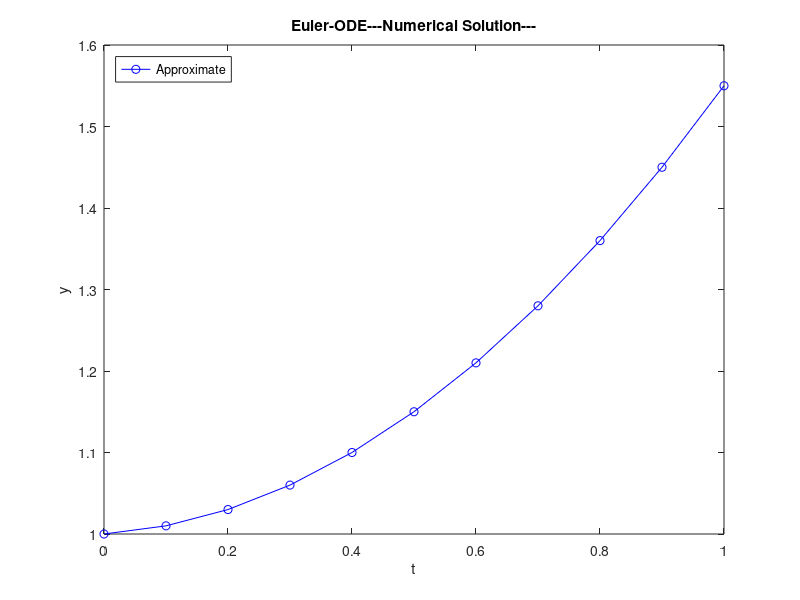

MATLAB code to generate this figure:
% Implicit Euler módszer a differenciálegyenletek megoldására
% bemenetek:
%   f: A differenciálegyenlet jobb oldali oldala, egy függvénytábla
%   tspan: Az időintervallum, ahol a megoldást keresjük, [t0, tf]
%   y0: Az kezdeti érték
%   N: A lépésszám
% kimenetek:
%   t: Az időpontok vektora, ahol a megoldás értékeit számítjuk ki
%   y: A megoldás vektora az időponthoz tartozó értékeken
% Az időpontok kiszámítása
N=10;
t0 = 0; % kezdő időpont
y0=1;
tf = 1; % végpont
h = (tf - t0) / N; % lépéshossz
t = t0:h:tf; % időpontok vektora
f=@(t,y) t+y;

% Az kezdeti érték megadása
y = zeros(size(y0, 1), N+1);
y(:,1) = y0;

% Implicit Euler módszer
for i = 1:N
    % Az implicit Euler lépés:
    y(:,i+1) = y(:,i) + h * f(t(i+1), y(:,i+1));
end


plot(t, y,'b-o')

title('Euler-ODE---Numerical Solution---');
ylabel('y'); xlabel('t');
legend({'Approximate','Exact'},'Location','northwest');


